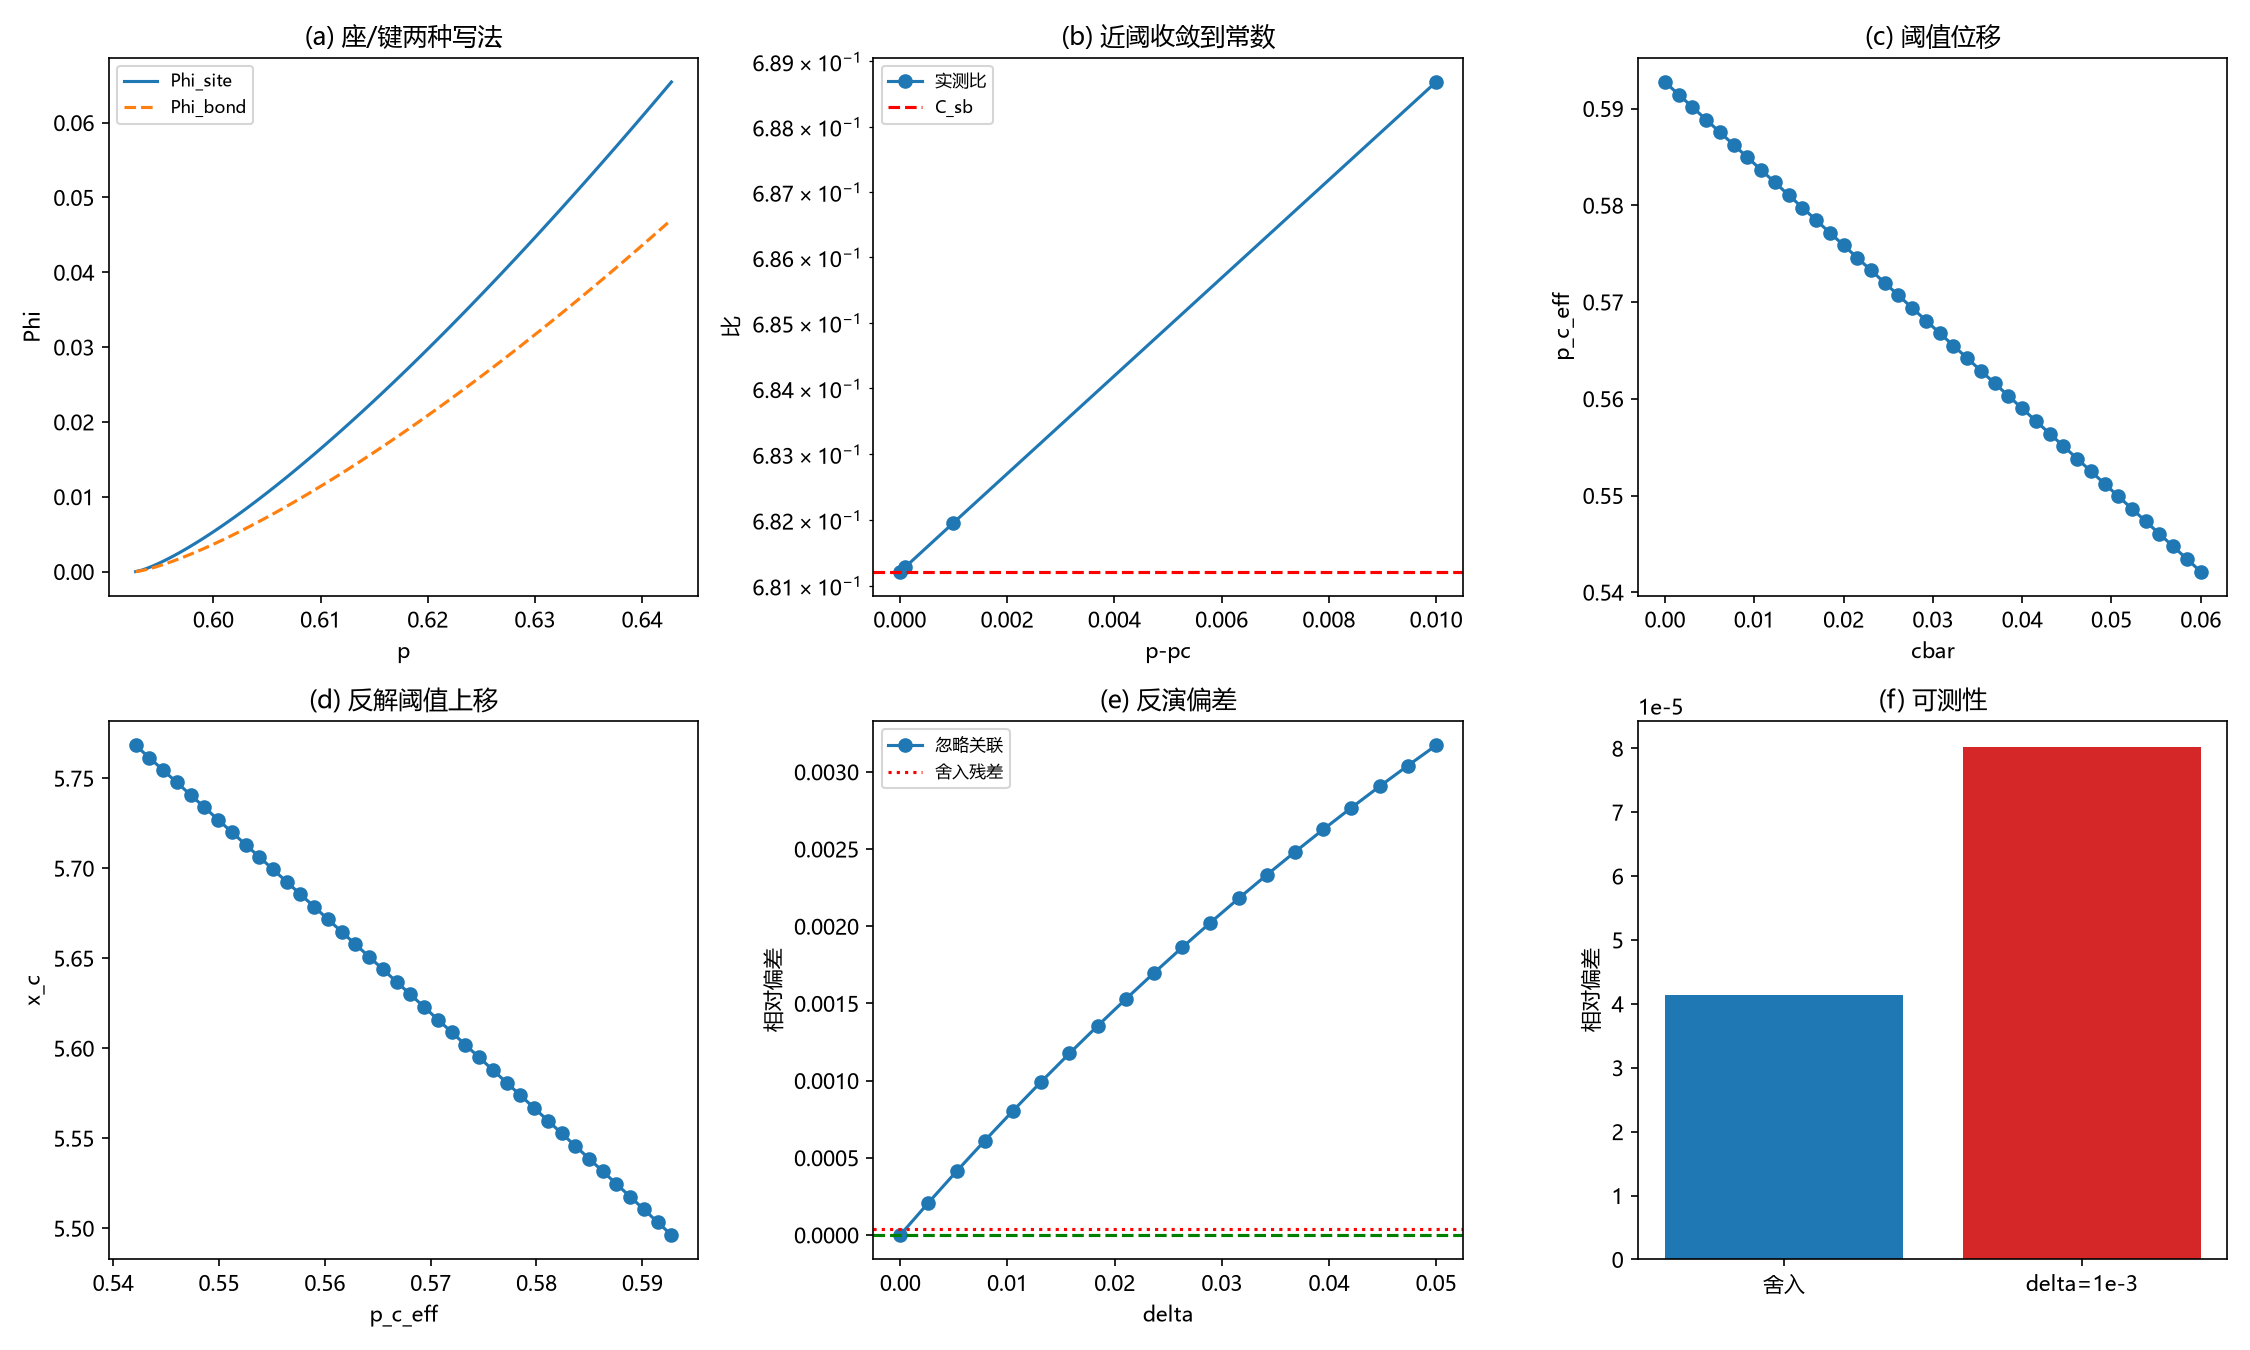

This chart was generated by the following Python code:
# -*- coding: utf-8 -*-
"""环 15/19：`审-4` 关联修正阈值接入相界与反演（第 156 轮，R-165）

只做解析式的数值核对与函数图像，不做任何数据拟合。
运行：python "环15_审4关联阈值接入相界.py"（本目录）
输出：环15_审4关联阈值接入相界.png / .json
"""
import json
import numpy as np
import matplotlib
matplotlib.use("Agg")
import matplotlib.pyplot as plt
from scipy.stats import chi2
from scipy.optimize import brentq

plt.rcParams["font.sans-serif"] = ["Microsoft YaHei", "SimHei", "DejaVu Sans"]
plt.rcParams["axes.unicode_minus"] = False

PC0 = 0.592746
NU = 9.0
TU = 1.3
A = np.pi ** 2 / 3.0
TC = 0.3
G_TRUE = 0.622281
X_TRUE = 4.5


def w_debye(x, n=20001):
    if x <= 0.0:
        return 1.0
    u = np.linspace(0.0, 1.0, n)
    return float(2.0 * np.trapezoid(u * np.tanh(u / (2.0 * x)), u))


WC = w_debye(TC)


def Phi(p, pc=PC0):
    return 0.0 if p <= pc else ((p - pc) / (1.0 - pc)) ** TU


def p_at(xc, fac=1.0):
    return 1.0 - chi2.cdf(xc * fac, NU)


def B(xc, pc):
    h0 = xc * WC
    p0 = p_at(xc, WC)
    return TU * h0 * chi2.pdf(h0, NU) / (p0 - pc)


def csb(pc):
    return (2.0 * pc / (1.0 + pc)) ** TU


def pceff_of_delta(delta):
    return PC0 - delta


def invert(U0, c2, pc_assumed):
    Bt = c2 / A - 1.0
    xr = brentq(lambda x: B(x, pc_assumed) - Bt, 1.5, 6.0, xtol=1e-13)
    phi0r = Phi(p_at(xr, WC), pc_assumed)
    Ubr = U0 / phi0r
    kapr = 2.0 * TC * phi0r / (np.pi * U0 * WC)
    phicr = Phi(p_at(xr), pc_assumed)
    return xr, kapr / phicr, Ubr


def synth(delta):
    pc = pceff_of_delta(delta)
    phic = Phi(p_at(X_TRUE), pc)
    kap = G_TRUE * phic
    phi0 = Phi(p_at(X_TRUE, WC), pc)
    Ub = 2.0 * TC / (np.pi * WC * kap)
    U0 = Ub * phi0
    c2 = A * (1.0 + B(X_TRUE, pc))
    return pc, U0, c2, phi0, Ub, kap


checks = {}

# ---- C1 座/键近阈比收敛到 C_sb ----
deltas = np.array([1e-2, 1e-3, 1e-4, 1e-5])
ratios = []
for dp in deltas:
    p = PC0 + dp
    q = p ** 2
    qc = PC0 ** 2
    ratios.append(Phi(q, qc) / Phi(p, PC0))
checks["C1_ratio_converges_to"] = csb(PC0)
checks["C1_last_ratio"] = ratios[-1]
assert abs(ratios[-1] - csb(PC0)) < 1e-3

# ---- C2 C_sb 独立极限闭式 ----
checks["C2_csb"] = csb(PC0)
checks["C2_qc"] = PC0 ** 2
assert abs(csb(PC0) - 0.6812048570778535) < 1e-12

# ---- C3 阈值位移单调 ----
cbs = np.linspace(0.0, 0.06, 40)
pceffs = np.array([PC0 - cb / (2 * PC0) for cb in cbs])
checks["C3_pceff_range"] = [float(pceffs.min()), float(pceffs.max())]
assert np.all(np.diff(pceffs) < 0)
assert abs(pceffs[0] - PC0) < 1e-14

# ---- C4 pstar 随 pceff 单调增、xc 随之下移而上移 ----
s = (G_TRUE * Phi(p_at(X_TRUE))) ** (1 / TU)
ps = np.array([pc + (1 - pc) * s for pc in pceffs])
xcs = np.array([chi2.isf(p, NU) for p in ps])
checks["C4_s"] = s
checks["C4_pstar_monotone"] = bool(np.all(np.diff(ps) < 0))
checks["C4_xc_antitone"] = bool(np.all(np.diff(xcs) > 0))
assert s < 1 and s >= 0
assert np.all(np.diff(ps) < 0) and np.all(np.diff(xcs) > 0)

# ---- C5 反演偏差表 ----
rows = []
for d in (0.0, 0.01, 0.02, 0.05):
    pc, U0, c2, phi0, Ub, kap = synth(d)
    xr_ig, g_ig, Ub_ig = invert(U0, c2, PC0)
    xr_co, g_co, Ub_co = invert(U0, c2, pc)
    rows.append((d, g_ig, (g_ig - G_TRUE) / G_TRUE, g_co, xr_ig))
checks["C5_bias_002"] = rows[2][2]
checks["C5_correct_recover"] = rows[2][3]
checks["C5_bias_monotone"] = bool(rows[1][1] < rows[2][1] < rows[3][1])
assert abs(rows[0][1] - G_TRUE) < 1e-12
assert rows[1][1] < rows[2][1] < rows[3][1]
assert abs(rows[2][3] - G_TRUE) < 1e-10

# ---- C6 可测判据 ----
rounding = abs((2.0 / np.pi) / 1.023 - G_TRUE) / G_TRUE
bias_001 = None
pc, U0, c2, _, _, _ = synth(0.001)
_, g_001, _ = invert(U0, c2, PC0)
bias_001 = (g_001 - G_TRUE) / G_TRUE
checks["C6_rounding"] = rounding
checks["C6_bias_delta0001"] = bias_001
checks["C6_detectable"] = bool(bias_001 > rounding)
assert bias_001 > rounding

# ---- C7 自平均条件等价 ----
nvals = np.array([9.0, 100.0, 1000.0])
cb_over_n = np.array([0.02 / n for n in nvals])
deltas_sa = np.array([cb / (2 * PC0) for cb in cb_over_n])
checks["C7_delta_selfavg"] = deltas_sa.tolist()
assert np.all(deltas_sa < 0.002)

# ---------------- 图像 ----------------
fig, axes = plt.subplots(2, 3, figsize=(15, 9))

ax = axes[0, 0]
pp = np.linspace(PC0 + 1e-6, PC0 + 0.05, 100)
ax.plot(pp, [Phi(p) for p in pp], label="Phi_site")
ax.plot(pp, [Phi(p ** 2, PC0 ** 2) for p in pp], "--", label="Phi_bond")
ax.set(xlabel="p", ylabel="Phi", title="(a) 座/键两种写法")
ax.legend(fontsize=8)

ax = axes[0, 1]
ax.semilogy(deltas, ratios, "o-", label="实测比")
ax.axhline(csb(PC0), color="r", ls="--", label="C_sb")
ax.set(xlabel="p-pc", ylabel="比", title="(b) 近阈收敛到常数")
ax.legend(fontsize=8)

ax = axes[0, 2]
ax.plot(cbs, pceffs, "o-")
ax.set(xlabel="cbar", ylabel="p_c_eff", title="(c) 阈值位移")

ax = axes[1, 0]
ax.plot(pceffs, xcs, "o-")
ax.set(xlabel="p_c_eff", ylabel="x_c", title="(d) 反解阈值上移")

ax = axes[1, 1]
ds = np.linspace(0.0, 0.05, 20)
biases = []
for d in ds:
    pc, U0, c2, _, _, _ = synth(float(d))
    _, gg, _ = invert(U0, c2, PC0)
    biases.append((gg - G_TRUE) / G_TRUE)
ax.plot(ds, biases, "o-", label="忽略关联")
ax.axhline(0, color="g", ls="--")
ax.axhline(rounding, color="r", ls=":", label="舍入残差")
ax.set(xlabel="delta", ylabel="相对偏差", title="(e) 反演偏差")
ax.legend(fontsize=8)

ax = axes[1, 2]
ax.bar(["舍入", "delta=1e-3"], [rounding, bias_001], color=["tab:blue", "tab:red"])
ax.set(ylabel="相对偏差", title="(f) 可测性")

fig.tight_layout()
fig.savefig("环15_审4关联阈值接入相界.png", dpi=150)
with open("环15_审4关联阈值接入相界.json", "w", encoding="utf-8") as fh:
    json.dump(checks, fh, ensure_ascii=False, indent=2)
print(json.dumps(checks, ensure_ascii=False, indent=2))
